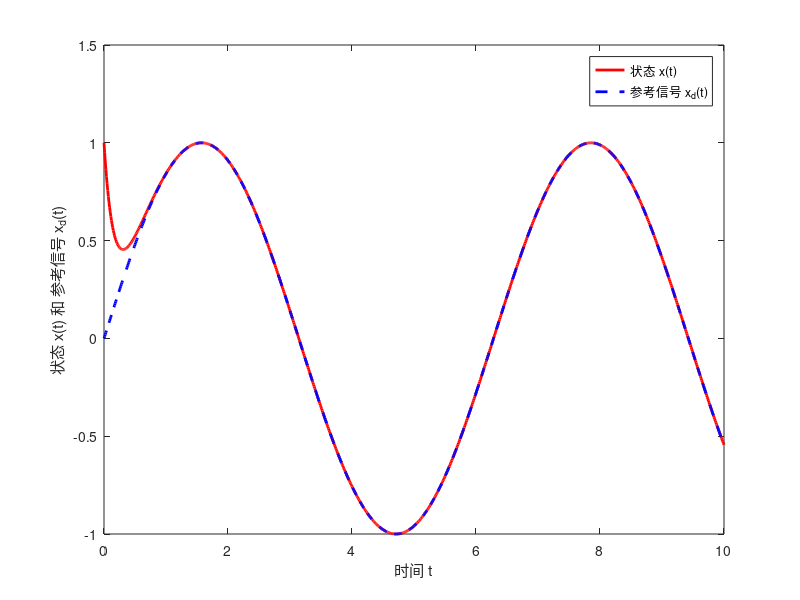
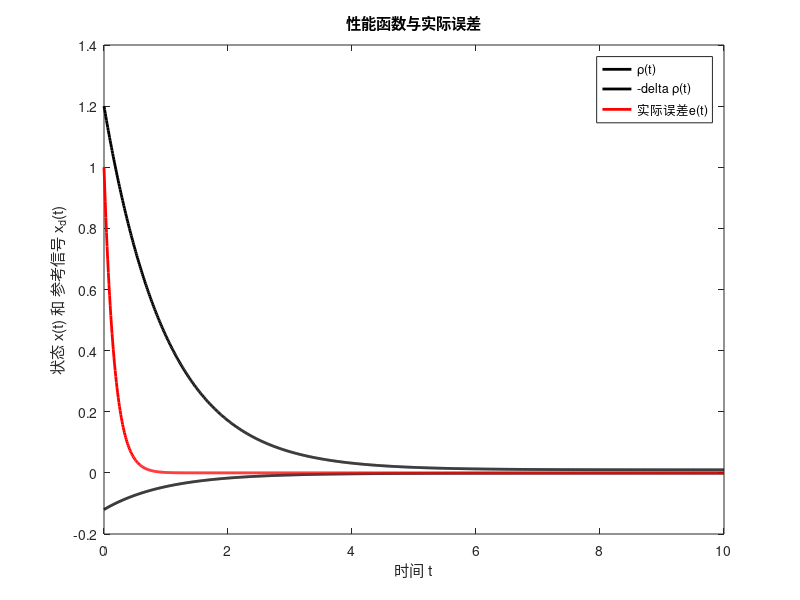
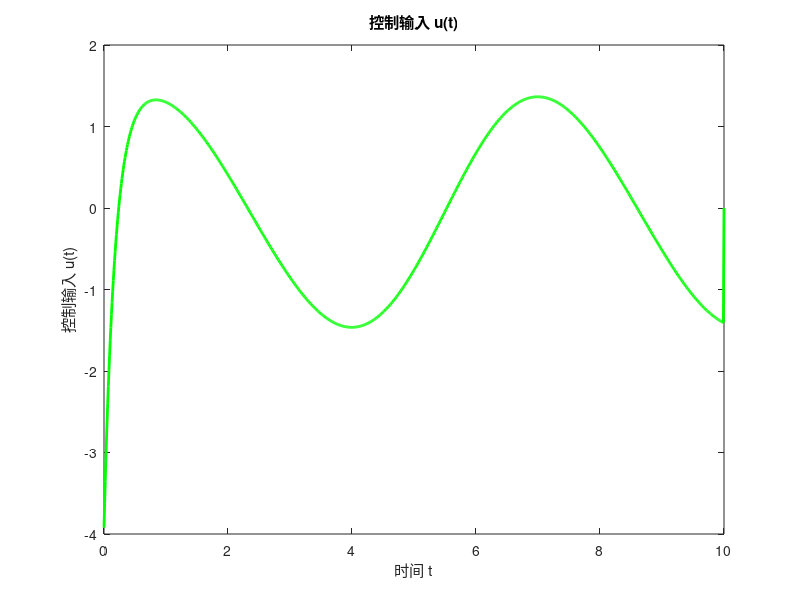

Reproduce these figures in MATLAB, in order.
% 初始化参数
a = 1; % 系统参数 a
b = 1; % 系统参数 b
c = 0.1; % 系统参数 c
k = 5; % 控制增益 k
rho_0 = 1.2; % 初始性能函数值
rho_inf = 0.01; % 性能函数的下限
lambda = 1; % 性能函数的衰减速率

% 仿真时间
T = 10; % 仿真总时间
dt = 0.01; % 仿真时间步长
t = 0:dt:T; % 时间向量

% 初始条件
x0 = 1; % 初始状态 x(0)
x_d0 = 0; % 参考信号初始值
x = zeros(1, length(t)); % 状态 x 的存储向量
x_d = sin(t); % 参考信号，设为正弦信号
x(1) = x0;

% 控制输入 u 的存储向量
u = zeros(1, length(t));

% 性能函数 rho(t) 的存储向量
rho = (rho_0 - rho_inf) * exp(-lambda * t) + rho_inf;

% 仿真过程
for i = 1:length(t)-1
    % 计算误差
    e = x(i) - x_d(i);
    
    % 计算标准化误差
    xi = e / rho(i);
    
    % 计算控制输入 u
    u(i) = (1/b) * (-k * e + a * x(i) - c * x(i)^2 + diff(x_d(i:i+1))/dt + (e * diff(rho(i:i+1))/dt) / rho(i)^2);
    
    % 状态更新（使用欧拉法）
    x(i+1) = x(i) + dt * (-a * x(i) + b * u(i) + c * x(i)^2);
end

% 绘图
figure;
plot(t,x,'r','lineWidth',2);
hold on;
plot(t, x_d, 'b--','lineWidth',2);
xlabel('时间 t');
ylabel('状态 x(t) 和 参考信号 x_d(t)');
legend('状态 x(t)', '参考信号 x_d(t)');

figure;
plot(t,rho,'black','lineWidth',2);
hold on;
plot(t,-0.1*rho,'black','lineWidth',2);
hold on;
plot(t, x - x_d,'red','lineWidth',2);
xlabel('时间 t');
ylabel('状态 x(t) 和 参考信号 x_d(t)');
legend('ρ(t)','-delta ρ(t)', '实际误差e(t)');
title('性能函数与实际误差');

figure;
plot(t, u,'g','lineWidth',2);
xlabel('时间 t');
ylabel('控制输入 u(t)');
title('控制输入 u(t)');




